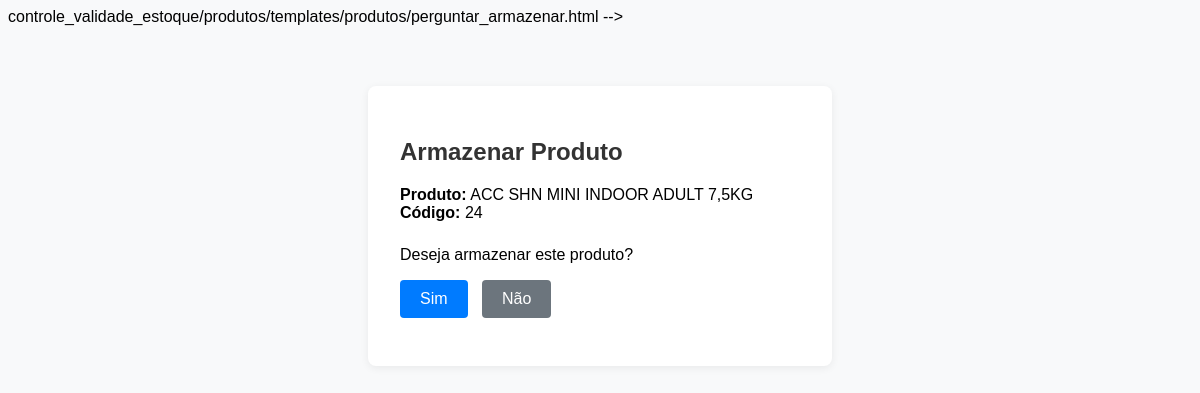
/produtos/perguntar/1/, run on an earlier commit of the app's database.
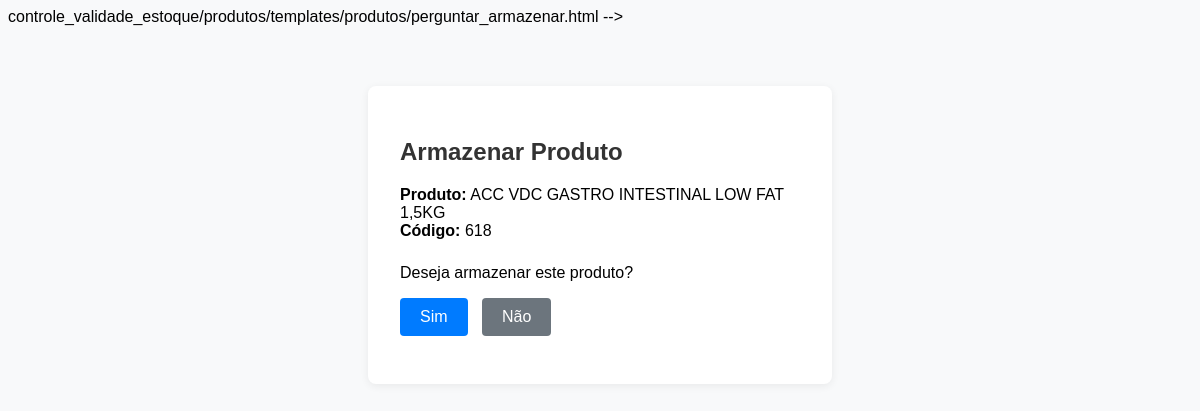
And on a later commit of the database.
### produtos/models.py (models this page shows, shortened)
class Produto(models.Model):
    nome = models.CharField(max_length=100)
    codigo = models.CharField(max_length=50, unique=True)
    peso = models.CharField(max_length=50)

### produtos/views.py (the view, shortened to what this page needs)
# urls.py: path('perguntar/<int:produto_id>/',views.perguntar_armazenar,name='perguntar_armazenar'),
def perguntar_armazenar(request,produto_id):
    produto = get_object_or_404(Produto,id=produto_id)
    return render(request,'produtos/perguntar_armazenar.html',{'produto':produto})

### produtos/templates/produtos/perguntar_armazenar.html (shortened to what this page needs)
<!DOCTYPE html>
<html lang="pt-br">
<head>
</head>
<body>
    <div class="container">
        <h2>Armazenar Produto</h2>
        <div class="produto-info">
            <strong>Produto:</strong> {{ produto.nome }}<br>
            <strong>Código:</strong> {{ produto.codigo }}
        </div>
        <form method="POST">
            <p>Deseja armazenar este produto?</p>
            <button type="submit" name="armazenar" value="sim">Sim</button>
            <button type="submit" name="armazenar" value="nao" class="cancel">Não</button>
        </form>
    </div>
</body>
</html>

What changed in the data, as far as the page shows it:
changed Produto: nome "ACC SHN MINI INDOOR ADULT 7,5KG" → "ACC VDC GASTRO INTESTINAL LOW FAT 1,5KG"; codigo "24" → "618"
